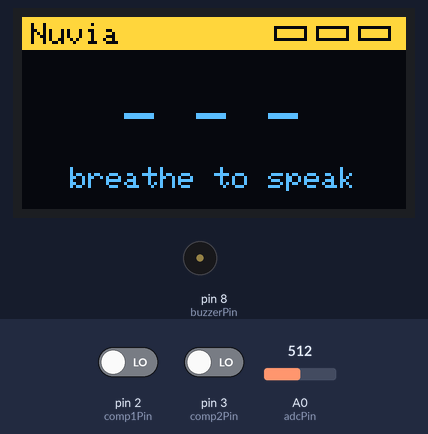
Bench run of a sketch on a simulated Arduino Uno, built with avr-gcc and run on an emulated ATmega328P. Parts: 128×64 one-colour display, buzzer (waves = sounding, pin HIGH). Inputs (shaded band) come from the test bench; at power-on: pin 2 (comp1Pin) LOW, A0 (adcPin) = 512, pin 3 (comp2Pin) LOW. The OLED is the two-colour kind (top 16 rows yellow); what the sketch prints to the serial monitor is not drawn.

Above: at 2.5 s.
2.6 s: pin 2 (comp1Pin) driven HIGH
At 2.74 s:
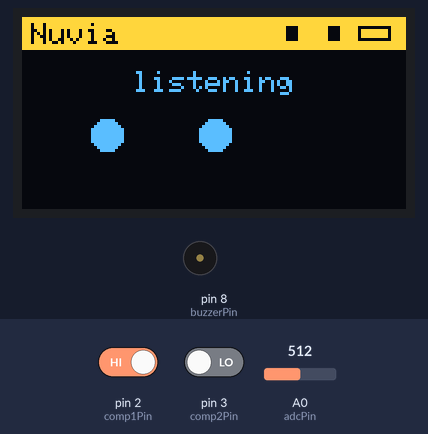
At 3.2 s:
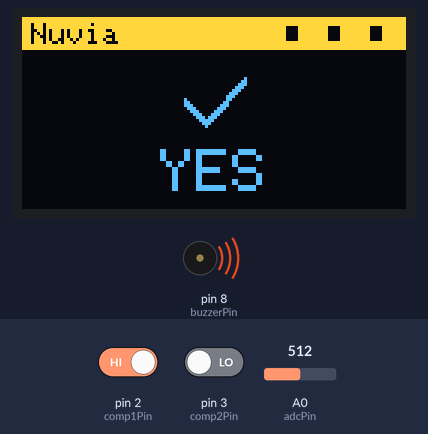
4.3 s: A0 (adcPin) set to 984
7.3 s: A0 (adcPin) set to 1012
14.8 s: pin 3 (comp2Pin) driven HIGH
At 20.5 s:
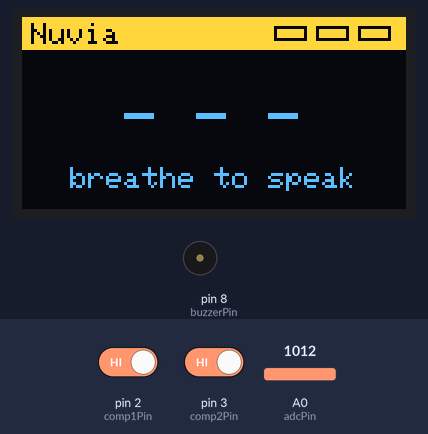
Timing chart, 0 to 21.3 s (numbered marks = the images above; inputs shaded):
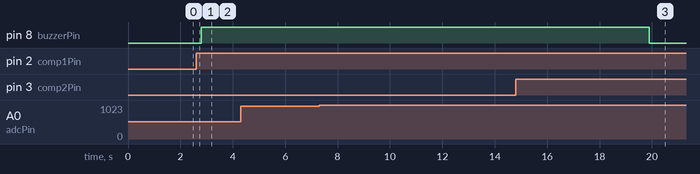

Measured:
- after the input at 2.6 s, pin 8 (buzzerPin): LOW → HIGH after 0.20 s; the display: first changes at once (image 1 shows a later state)
- after the input at 14.8 s, pin 8 (buzzerPin): HIGH → LOW after 5.1 s

The sketch:

nuvia_oled_minimal.ino
```cpp
#include <Wire.h>

// CHANGED: OLED instead of LiquidCrystal_I2C
#include <Adafruit_GFX.h>
#include <Adafruit_SSD1306.h>

// ADDED: Software Serial for HC-05
#include <SoftwareSerial.h>

// CHANGED: SSD1306 128x64 OLED (address auto-detected, 0x3C or 0x3D)
#define SCREEN_W 128
#define SCREEN_H 64
Adafruit_SSD1306 display(SCREEN_W, SCREEN_H, &Wire, -1);
bool haveDisplay = false;

// ADDED: HC-05 SoftwareSerial
// Arduino D10 = RX (not connected)
// Arduino D11 = TX -> HC-05 RX
SoftwareSerial bluetooth(10, 11);

// Pin assignments
const int comp1Pin = 2;   // Upper threshold comparator
const int comp2Pin = 3;   // Lower threshold comparator
const int buzzerPin = 8;  // Buzzer pin

// ADDED: Analog input
const int adcPin = A0;

// ADDED: ADC sampling timing
// 10 ms = 100 samples/second
unsigned long lastAdcTime = 0;
const unsigned long adcInterval = 10;

// Timing variables
unsigned long startTime = 0;
unsigned long duration = 0;
bool measuring = false;

// Breath pattern storage
char breathPattern[3];     // stores '.', '-' pattern
int breathCount = 0;       // current breath index
// CHANGED: char* instead of String. Strings allocate on the heap, and the
// OLED framebuffer already takes 1024 of the Uno's 2048 bytes - with String
// the sketch compiles but has ~36 bytes left and corrupts at runtime.
const char *lastWord = "******";

// Idle timeout
unsigned long lastUpdateTime = 0;
const unsigned long idleTimeout = 5000; // 5 seconds

// Interpret Morse-like pattern
static bool patternIs(const char *p) {
  return breathPattern[0] == p[0] &&
         breathPattern[1] == p[1] &&
         breathPattern[2] == p[2];
}

const char *interpretPattern() {
  if (patternIs(".-.")) return "FOOD";
  else if (patternIs(".--")) return "WATER";
  else if (patternIs("---")) return "EMERGENCY";
  else if (patternIs("-.-")) return "TOILET";
  else if (patternIs("--.")) return "MEDICINE";
  else if (patternIs("...")) return "YES";
  else if (patternIs("-..")) return "NO";
  else return "******"; // Unknown
}


// =========================================================
// ADDED: OLED drawing helpers
// =========================================================

void centerText(const char *s, int16_t y, uint8_t size) {
  display.setTextSize(size);
  display.setTextColor(SSD1306_WHITE);
  int16_t w = (int16_t)strlen(s) * 6 * size;
  display.setCursor((SCREEN_W - w) / 2, y);
  display.print(s);
}

// Title bar with three slots showing progress through the 3-breath sequence
void drawHeader() {
  display.fillRect(0, 0, SCREEN_W, 11, SSD1306_WHITE);
  display.setTextSize(1);
  display.setTextColor(SSD1306_BLACK);
  display.setCursor(3, 2);
  display.print(F("Nuvia"));

  for (int i = 0; i < 3; i++) {
    int16_t sx = 84 + i * 14;
    if (i < breathCount) {
      if (breathPattern[i] == '.') display.fillRect(sx + 4, 3, 4, 5, SSD1306_BLACK);
      else                         display.fillRect(sx, 4, 11, 3, SSD1306_BLACK);
    } else {
      display.drawRect(sx, 3, 11, 5, SSD1306_BLACK);
    }
  }
}

// 28x28 icons drawn with primitives, so they use no RAM
void iconFood(int16_t x, int16_t y) {
  int16_t cx = x + 14;
  display.fillCircle(cx, y + 16, 12, SSD1306_WHITE);
  display.fillRect(x, y, 28, 16, SSD1306_BLACK);
  display.fillRect(cx - 13, y + 14, 26, 3, SSD1306_WHITE);
  for (int i = -1; i < 2; i++)
    display.fillRect(cx + i * 7 - 1, y + 1, 2, 9, SSD1306_WHITE);
}

void iconWater(int16_t x, int16_t y) {
  int16_t cx = x + 14;
  display.fillTriangle(cx, y + 1, x + 5, y + 18, x + 23, y + 18, SSD1306_WHITE);
  display.fillCircle(cx, y + 18, 9, SSD1306_WHITE);
}

void iconEmergency(int16_t x, int16_t y) {
  int16_t cx = x + 14;
  display.drawTriangle(cx, y + 1, x + 1, y + 26, x + 27, y + 26, SSD1306_WHITE);
  display.drawTriangle(cx, y + 3, x + 3, y + 25, x + 25, y + 25, SSD1306_WHITE);
  display.fillRect(cx - 1, y + 11, 3, 8, SSD1306_WHITE);
  display.fillRect(cx - 1, y + 21, 3, 3, SSD1306_WHITE);
}

void iconToilet(int16_t x, int16_t y) {
  display.fillRect(x + 3, y + 3, 6, 12, SSD1306_WHITE);
  display.fillRoundRect(x + 9, y + 8, 16, 10, 4, SSD1306_WHITE);
  display.fillRect(x + 13, y + 18, 7, 6, SSD1306_WHITE);
  display.fillRect(x + 9, y + 24, 15, 3, SSD1306_WHITE);
}

void iconMedicine(int16_t x, int16_t y) {
  display.fillRoundRect(x + 1, y + 9, 26, 11, 5, SSD1306_WHITE);
  display.fillRect(x + 14, y + 10, 12, 9, SSD1306_BLACK);
  display.drawRoundRect(x + 1, y + 9, 26, 11, 5, SSD1306_WHITE);
  display.drawFastVLine(x + 14, y + 9, 11, SSD1306_WHITE);
}

void iconYes(int16_t x, int16_t y) {
  for (int t = 0; t < 3; t++) {
    display.drawLine(x + 4,  y + 14 + t, x + 11, y + 21 + t, SSD1306_WHITE);
    display.drawLine(x + 11, y + 21 + t, x + 24, y + 7 + t,  SSD1306_WHITE);
  }
}

void iconNo(int16_t x, int16_t y) {
  for (int t = 0; t < 3; t++) {
    display.drawLine(x + 5 + t,  y + 7, x + 22 + t, y + 24, SSD1306_WHITE);
    display.drawLine(x + 22 - t, y + 7, x + 5 - t,  y + 24, SSD1306_WHITE);
  }
}

void drawIcon(const char *w, int16_t x, int16_t y) {
  if      (!strcmp(w, "FOOD"))      iconFood(x, y);
  else if (!strcmp(w, "WATER"))     iconWater(x, y);
  else if (!strcmp(w, "EMERGENCY")) iconEmergency(x, y);
  else if (!strcmp(w, "TOILET"))    iconToilet(x, y);
  else if (!strcmp(w, "MEDICINE"))  iconMedicine(x, y);
  else if (!strcmp(w, "YES"))       iconYes(x, y);
  else if (!strcmp(w, "NO"))        iconNo(x, y);
}

// Draw a partial pattern as large dot/dash glyphs. As font characters the
// dots sit on the baseline and read as specks.
void drawBigPattern(const char *pattern, int16_t y) {
  for (int i = 0; pattern[i]; i++) {
    int16_t x = 15 + i * 36;
    if (pattern[i] == '.') display.fillCircle(x + 13, y + 5, 5, SSD1306_WHITE);
    else                   display.fillRect(x, y + 2, 26, 6, SSD1306_WHITE);
  }
}

static bool i2cPresent(uint8_t addr) {
  Wire.beginTransmission(addr);
  return Wire.endTransmission() == 0;
}


// CHANGED: same signature and call sites as updateLCD, but renders one of
// three screens depending on what it is handed - idle, a partial pattern,
// or a recognised word.
void updateLCD(const char *line2) {
  if (!haveDisplay) return;

  display.clearDisplay();
  drawHeader();

  if (!strcmp(line2, "******")) {
    // Idle / unrecognised
    centerText("- - -", 26, 2);
    centerText("breathe to speak", 50, 1);

  } else if (line2[0] == '.' || line2[0] == '-') {
    // A pattern still being entered
    centerText("listening", 18, 1);
    drawBigPattern(line2, 34);

  } else {
    // A recognised word
    drawIcon(line2, 50, 13);
    centerText(line2, 44, 2);
  }

  display.display();
}


void setup() {
  Serial.begin(9600);

  // HC-05
  bluetooth.begin(9600);

  pinMode(comp1Pin, INPUT);
  pinMode(comp2Pin, INPUT);
  pinMode(buzzerPin, OUTPUT);

  digitalWrite(buzzerPin, LOW);

  // CHANGED: OLED init instead of lcd.init()/lcd.backlight().
  // begin() returns true even with no panel attached, so probe the bus first
  // - otherwise a module at 0x3D just stays blank with no error.
  Wire.begin();
  Wire.setClock(400000);
  uint8_t addr = i2cPresent(0x3C) ? 0x3C : (i2cPresent(0x3D) ? 0x3D : 0);
  haveDisplay = addr && display.begin(SSD1306_SWITCHCAPVCC, addr);

  if (haveDisplay) {
    display.clearDisplay();
    centerText("Nuvia", 18, 2);
    centerText("BCAI", 42, 1);
    display.display();
    delay(1200);
  } else {
    // A missing screen must not take the device down with it - the buzzer
    // and Bluetooth still work without a display.
    Serial.println(F("No OLED found on 0x3C or 0x3D"));
  }

  updateLCD(lastWord);

  Serial.println(F("Breath detection started..."));

  bluetooth.println(F("Nuvia Bluetooth Started"));
}

void loop() {

  // =========================================================
  // RAW A0 SAMPLING
  // 100 Hz = one sample every 10 ms
  // =========================================================

  if (millis() - lastAdcTime >= adcInterval) {

    lastAdcTime = millis();

    // Read raw ADC value from A0
    int adcValue = analogRead(A0);

    // Send RAW ADC value through HC-05
    bluetooth.print(F("ADC:"));
    bluetooth.println(adcValue);

    // Also print to USB Serial Monitor
    Serial.print(F("ADC:"));
    Serial.println(adcValue);
  }


  int comp1 = digitalRead(comp1Pin);  // upper threshold
  int comp2 = digitalRead(comp2Pin);  // lower threshold

  // Start measuring when comparator 1 goes HIGH
  if (comp1 == HIGH && !measuring) {
    measuring = true;
    startTime = millis();
  }

  // Stop measuring when comparator 2 goes LOW
  if (measuring && comp2 == LOW) {
    duration = millis() - startTime;
    measuring = false;

    Serial.print(F("duration : "));
    Serial.println(duration);

    char breathType;

    if (duration < 1000) {
      breathType = '.';
      Serial.println(F("Short breath (.)"));

      // Bluetooth short breath
      bluetooth.println(F("BREATH:."));

    } else {
      breathType = '-';
      Serial.println(F("Long breath (-)"));

      // Bluetooth deep/long breath represented as _
      bluetooth.println(F("BREATH:_"));
    }

    // Store pattern
    breathPattern[breathCount] = breathType;
    breathCount++;

    // Build partial pattern string for the display
    char partialPattern[4];
    for (int i = 0; i < breathCount; i++)
      partialPattern[i] = breathPattern[i];
    partialPattern[breathCount] = '\0';

    updateLCD(partialPattern); // show pattern as it builds

    // Once 3 breaths are done, interpret pattern
    if (breathCount == 3) {

      const char *word = interpretPattern();

      Serial.print(F("Recognized: "));
      Serial.println(word);

      lastWord = word;
      updateLCD(lastWord);
      lastUpdateTime = millis();

      // Build Bluetooth breath array
      char bluetoothPattern[4];

      for (int i = 0; i < 3; i++) {
        bluetoothPattern[i] = (breathPattern[i] == '.') ? '.' : '_';
      }
      bluetoothPattern[3] = '\0';

      // Send pattern
      bluetooth.print(F("PATTERN:"));
      bluetooth.println(bluetoothPattern);

      if (strcmp(word, "******") != 0) {

        bluetooth.print(F("COMMAND:"));
        bluetooth.println(word);

      } else {

        bluetooth.println(F("COMMAND:NILL"));
      }

      // Buzzer ON only for valid commands
      if (strcmp(word, "******") != 0)
        digitalWrite(buzzerPin, HIGH);
      else
        digitalWrite(buzzerPin, LOW);

      breathCount = 0;
    }
  }

  // Idle timeout
  if (millis() - lastUpdateTime > idleTimeout && strcmp(lastWord, "******") != 0) {

    lastWord = "******";
    updateLCD(lastWord);
    digitalWrite(buzzerPin, LOW);
  }

  delay(1);
}
```
